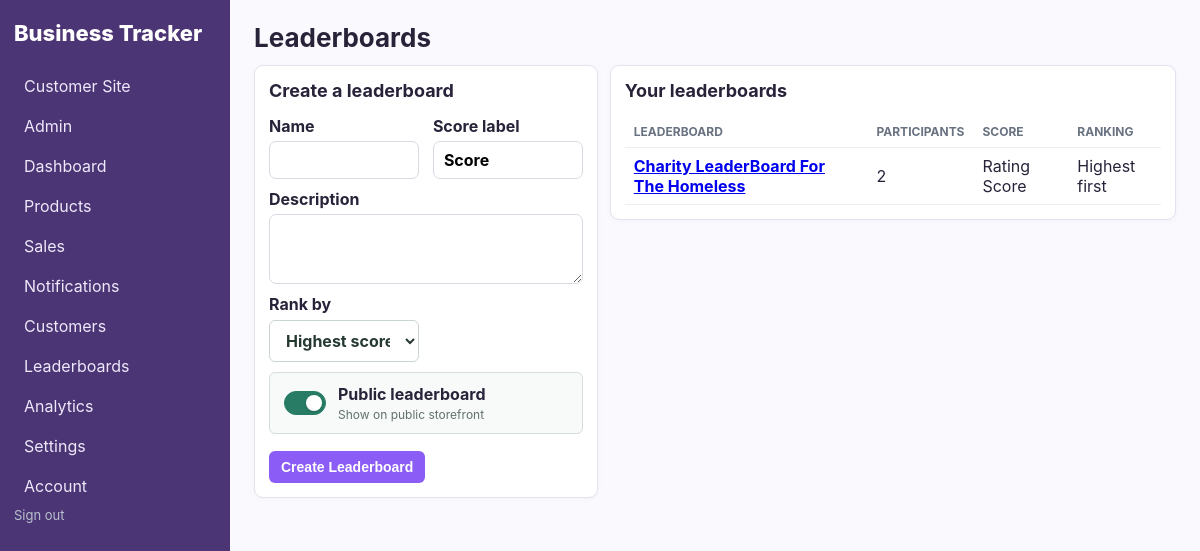
Screenshot of /leaderboards (signed in) with the database file from the repository.
### models.py (models this page shows)
class Leaderboard(db.Model):
    id = db.Column(db.Integer, primary_key=True)
    owner_id = db.Column(db.Integer, db.ForeignKey('creator_account.id'), nullable=False)
    name = db.Column(db.String(160), nullable=False)
    description = db.Column(db.Text)
    score_label = db.Column(db.String(80), nullable=False, default='Score')
    sort_order = db.Column(db.String(4), nullable=False, default='desc')
    is_public = db.Column(db.Boolean, nullable=False, default=True)
    created_at = db.Column(db.DateTime, default=datetime.utcnow)
    version_id = db.Column(db.Integer, nullable=False, default=1)
    __table_args__ = (
        db.Index('ix_leaderboard_owner_name', 'owner_id', 'name'),
        db.Index('ix_leaderboard_public', 'is_public', 'owner_id'),
    )
    __mapper_args__ = {'version_id_col': version_id}
    entries = db.relationship('LeaderboardEntry', back_populates='leaderboard', cascade='all, delete-orphan', lazy=True)

### app.py (the view)
@app.route('/leaderboards')
def leaderboards():
    boards_query = db.session.query(Leaderboard, func.count(LeaderboardEntry.id).label('entry_count')).outerjoin(
        LeaderboardEntry, Leaderboard.id == LeaderboardEntry.leaderboard_id
    ).filter(Leaderboard.owner_id == g.creator.id).group_by(Leaderboard.id).order_by(Leaderboard.name)
    pagination = boards_query.paginate(
        page=max(request.args.get('page', 1, type=int), 1), per_page=50, error_out=False
    )
    return render_template(
        'leaderboards/list.html', leaderboards=pagination.items, pagination=pagination,
        previous_url=url_for('leaderboards', page=pagination.prev_num) if pagination.has_prev else None,
        next_url=url_for('leaderboards', page=pagination.next_num) if pagination.has_next else None,
    )

### app.py (called while the page is built, shortened)
@event.listens_for(Session, 'do_orm_execute')
def scope_creator_queries(execute_state):
    if not execute_state.is_select or not execute_state.is_orm_statement or not has_request_context():
        return
    creator_id = getattr(g, 'creator_id', None)
    if getattr(g, 'is_admin', False):
        return
    if not creator_id or request.endpoint in PUBLIC_ENDPOINTS:
        return
    execute_state.statement = execute_state.statement.options(*(
        with_loader_criteria(model, lambda entity: entity.owner_id == creator_id, include_aliases=True)
        for model in TENANT_MODELS
    ))

@app.before_request
def require_creator():
    creator_id = session.get('creator_id')
    creator = db.session.get(CreatorAccount, creator_id) if creator_id else None
    if creator is None or not creator.is_approved:
        session.clear()
        return redirect(url_for('login', next=request.full_path))
    g.creator = creator
    g.creator_id = creator.id
    g.is_admin = creator.is_admin
    if request.endpoint and request.endpoint.startswith('admin_') and not creator.is_admin:
        abort(403)
    if not creator.is_admin and not creator.subscription_exempt and creator.stripe_subscription_status not in ACTIVE_SUBSCRIPTION_STATUSES:
        if request.endpoint not in BILLING_ACCESS_ENDPOINTS:
            return redirect(url_for('seller_billing'))

@app.context_processor
def helpers():
    creator = getattr(g, 'creator', None)
    unread_notifications = []
    if creator and creator.banner_notifications:
        unread_notifications = SellerNotification.query.filter_by(
            owner_id=creator.id, read_at=None
        ).order_by(SellerNotification.created_at.desc()).limit(3).all()
    return {
        'money': lambda x: f'${money(x):,.2f}',
        'current_creator': creator,
        'current_store_customer': getattr(g, 'store_customer', None),
        'unread_notifications': unread_notifications,
    }

### templates/leaderboards/list.html (shortened to what this page needs)
{% extends 'base.html' %}
{% block heading %}Leaderboards{% endblock %}
{% block content %}
<div class="leaderboard-page">
    <section class="panel leaderboard-create">
        <h2>Create a leaderboard</h2>
        <form method="post" action="{{url_for('leaderboard_new')}}" class="form">
            <div class="leaderboard-fields">
                <label>Name<input name="name" maxlength="160" required></label>
                <label>Score label<input name="score_label" maxlength="80" value="Score" required></label>
                <label class="leaderboard-wide">Description<textarea name="description" rows="2"></textarea></label>
                <label class="leaderboard-rank-field">Rank by
                    <select name="sort_order">
                        <option value="desc">Highest score first</option>
                    </select>
                </label>
                <label class="leaderboard-wide leaderboard-visibility">
                    <input type="checkbox" name="is_public" value="1" checked>
                    <span><strong>Public leaderboard</strong><small>Show on public storefront</small></span>
                </label>
            </div>
            <div class="actions"><button class="button">Create Leaderboard</button></div>
        </form>
    </section>
    <section class="panel leaderboard-list-panel">
        <h2>Your leaderboards</h2>
        <div class="table-scroll">
            <table>
                <thead><tr><th>Leaderboard</th><th>Participants</th><th>Score</th><th>Ranking</th><th>Visibility</th></tr></thead>
                <tbody>
                    {% for board, entry_count in leaderboards %}
                    <tr>
                        <td><a href="{{url_for('leaderboard_detail', id=board.id)}}"><strong>{{board.name}}</strong></a>{% if board.description %}<div class="muted">{{board.description}}</div>{% endif %}</td>
                        <td>{{entry_count}}</td>
                        <td>{{board.score_label}}</td>
                        <td>{{'Highest first' if board.sort_order == 'desc' else 'Lowest first'}}</td>
                    </tr>
                    {% else %}
                    <tr><td colspan="5">No leaderboards yet.</td></tr>
                    {% endfor %}
                </tbody>
            </table>
        </div>
    </section>
</div>
{% endblock %}

### static/css/app.css (style rules this page uses)
:root { font-family: Inter, system-ui, -apple-system, Segoe UI, sans-serif; color: #20242b; background: #f5f6f8; }
* { box-sizing: border-box; }
body { margin: 0; display: flex; min-height: 100vh; }
h2 { font-size: 18px; margin-top: 0; }
.cards > div, .panel { background: white; border: 1px solid #e2e5ea; border-radius: 9px; padding: 14px; box-shadow: 0 3px 14px #00000008; }
table { width: 100%; border-collapse: collapse; }
th, td { text-align: left; padding: 8px 9px; border-bottom: 1px solid #eceef2; }
th { font-size: 12px; text-transform: uppercase; color: #697280; }
.button { display: inline-block; border: 0; background: #2e5cff; color: #fff; padding: 8px 12px; border-radius: 6px; text-decoration: none; cursor: pointer; font-weight: 700; }
.form { display: grid; gap: 11px; }
.form label { display: grid; gap: 5px; font-weight: 700; }
.form input, .form select, .form textarea, .inline input { padding: 8px 10px; border: 1px solid #d7dbe2; border-radius: 7px; font: inherit; }
.form textarea { min-height: 70px; }
.actions { margin-top: 7px; }
.cards > div, .panel { box-shadow: 0 1px 6px #00000008; }
.form { gap: 10px; }
.button { font-size: 14px; }
:root { --purple: #8b5cf6; --purple-dark: #6d3fd6; --purple-soft: #f1ebff; --border: #e6e0f0; }
body { background: #faf9fd; color: #29233a; }
.button { background: var(--purple); }
.cards > div, .panel { border-color: var(--border); }
.table-scroll { overflow-x: auto; -webkit-overflow-scrolling: touch; }
.table-scroll table { min-width: 620px; }
.leaderboard-page { display: grid; grid-template-columns: minmax(250px, 0.85fr) minmax(0, 1.4fr); align-items: start; gap: 12px; }
.leaderboard-create { margin-bottom: 0; }
.leaderboard-list-panel { min-width: 0; }
.leaderboard-fields { display: grid; grid-template-columns: repeat(2, minmax(0, 1fr)); gap: 10px 14px; }
.leaderboard-fields > label { min-width: 0; }
.leaderboard-fields > .leaderboard-rank-field { display: grid; align-content: start; gap: 6px; }
.leaderboard-rank-field select { min-height: 42px; padding: 8px 12px; border: 1px solid #cbd5d0; border-radius: 6px; background: #fff; color: #273a32; font: inherit; }
.leaderboard-fields input, .leaderboard-fields select, .leaderboard-fields textarea { width: 100%; max-width: 100%; min-width: 0; }
.leaderboard-wide { grid-column: 1 / -1; }
.leaderboard-fields > label.leaderboard-visibility { display: flex; align-items: center; gap: 12px; min-height: 62px; padding: 10px 14px; border: 1px solid #d5ded9; border-radius: 6px; background: #f7faf8; cursor: pointer; }
.leaderboard-fields > .leaderboard-visibility input[type="checkbox"] { position: relative; flex: 0 0 42px; width: 42px !important; min-width: 42px; height: 24px; margin: 0; padding: 0; appearance: none; border: 1px solid #82918a; border-radius: 999px; background: #dce3df; cursor: pointer; transition: background-color 140ms ease, border-color 140ms ease; }
.leaderboard-fields > .leaderboard-visibility input[type="checkbox"]::before { position: absolute; top: 3px; left: 3px; width: 16px; height: 16px; border-radius: 50%; background: #fff; box-shadow: 0 1px 2px rgb(20 40 30 / 25%); content: ""; transition: transform 140ms ease; }
.leaderboard-fields > .leaderboard-visibility input[type="checkbox"]:checked { border-color: #287c65; background: #287c65; }
.leaderboard-fields > .leaderboard-visibility input[type="checkbox"]:checked::before { transform: translateX(18px); }
.leaderboard-visibility span { display: grid; gap: 3px; }
.leaderboard-visibility small { color: #617169; font-size: 12px; font-weight: 400; }

### rows the page displays
Leaderboard: name "Charity LeaderBoard For The Homeless", entry_count "2", score_label "Rating Score", sort_order "Highest first"
